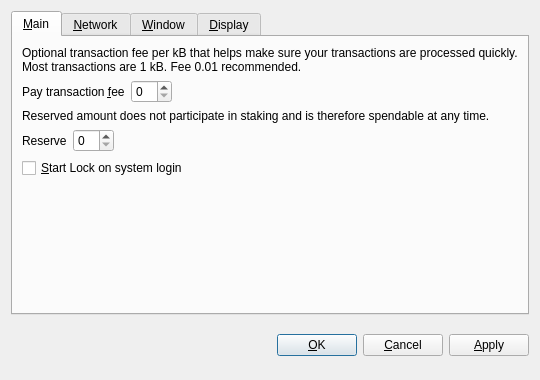
<?xml version="1.0" encoding="UTF-8"?>
<ui version="4.0">
 <class>OptionsDialog</class>
 <widget class="QDialog" name="OptionsDialog">
  <property name="geometry">
   <rect>
    <x>0</x>
    <y>0</y>
    <width>540</width>
    <height>380</height>
   </rect>
  </property>
  <property name="windowTitle">
   <string>Options</string>
  </property>
  <property name="modal">
   <bool>true</bool>
  </property>
  <layout class="QVBoxLayout" name="verticalLayout">
   <item>
    <widget class="QTabWidget" name="tabWidget">
     <property name="tabPosition">
      <enum>QTabWidget::North</enum>
     </property>
     <property name="currentIndex">
      <number>0</number>
     </property>
     <widget class="QWidget" name="tabMain">
      <attribute name="title">
       <string>&amp;Main</string>
      </attribute>
      <layout class="QVBoxLayout" name="verticalLayout_Main">
       <item>
        <widget class="QLabel" name="transactionFeeInfoLabel">
         <property name="text">
          <string>Optional transaction fee per kB that helps make sure your transactions are processed quickly. Most transactions are 1 kB. Fee 0.01 recommended.</string>
         </property>
         <property name="textFormat">
          <enum>Qt::PlainText</enum>
         </property>
         <property name="wordWrap">
          <bool>true</bool>
         </property>
        </widget>
       </item>
       <item>
        <layout class="QHBoxLayout" name="horizontalLayoutFee">
         <item>
          <widget class="QLabel" name="transactionFeeLabel">
           <property name="text">
            <string>Pay transaction &amp;fee</string>
           </property>
           <property name="textFormat">
            <enum>Qt::PlainText</enum>
           </property>
           <property name="buddy">
            <cstring>transactionFee</cstring>
           </property>
          </widget>
         </item>
         <item>
          <widget class="BitcoinAmountField" name="transactionFee"/>
         </item>
         <item>
          <spacer name="horizontalSpacerFee">
           <property name="orientation">
            <enum>Qt::Horizontal</enum>
           </property>
           <property name="sizeHint" stdset="0">
            <size>
             <width>40</width>
             <height>20</height>
            </size>
           </property>
          </spacer>
         </item>
        </layout>
       </item>
       <item>
        <widget class="QLabel" name="reserveBalanceInfoLabel">
         <property name="text">
          <string>Reserved amount does not participate in staking and is therefore spendable at any time.</string>
         </property>
         <property name="textFormat">
          <enum>Qt::PlainText</enum>
         </property>
         <property name="wordWrap">
          <bool>true</bool>
         </property>
        </widget>
       </item>
       <item>
        <layout class="QHBoxLayout" name="horizontalLayoutReserveBalance">
         <item>
          <widget class="QLabel" name="reserveBalanceLabel">
           <property name="text">
            <string>Reserve</string>
           </property>
           <property name="textFormat">
            <enum>Qt::PlainText</enum>
           </property>
           <property name="buddy">
            <cstring>reserveBalance</cstring>
           </property>
          </widget>
         </item>
         <item>
          <widget class="BitcoinAmountField" name="reserveBalance"/>
         </item>
         <item>
          <spacer name="horizontalSpacerReserveBalance">
           <property name="orientation">
            <enum>Qt::Horizontal</enum>
           </property>
           <property name="sizeHint" stdset="0">
            <size>
             <width>40</width>
             <height>20</height>
            </size>
           </property>
          </spacer>
         </item>
        </layout>
       </item>
       <item>
        <widget class="QCheckBox" name="bitcoinAtStartup">
         <property name="toolTip">
          <string>Automatically start Lock after logging in to the system.</string>
         </property>
         <property name="text">
          <string>&amp;Start Lock on system login</string>
         </property>
        </widget>
       </item>
       <item>
        <spacer name="verticalSpacer_Main">
         <property name="orientation">
          <enum>Qt::Vertical</enum>
         </property>
         <property name="sizeHint" stdset="0">
          <size>
           <width>20</width>
           <height>40</height>
          </size>
         </property>
        </spacer>
       </item>
      </layout>
     </widget>
     <widget class="QWidget" name="tabNetwork">
      <attribute name="title">
       <string>&amp;Network</string>
      </attribute>
      <layout class="QVBoxLayout" name="verticalLayout_Network">
       <item>
        <widget class="QCheckBox" name="mapPortUpnp">
         <property name="toolTip">
          <string>Automatically open the Lock client port on the router. This only works when your router supports UPnP and it is enabled.</string>
         </property>
         <property name="text">
          <string>Map port using &amp;UPnP</string>
         </property>
        </widget>
       </item>
       <item>
        <widget class="QCheckBox" name="connectSocks">
         <property name="toolTip">
          <string>Connect to the Lock network through a SOCKS proxy (e.g. when connecting through Tor).</string>
         </property>
         <property name="text">
          <string>&amp;Connect through SOCKS proxy:</string>
         </property>
        </widget>
       </item>
       <item>
        <layout class="QHBoxLayout" name="horizontalLayout_Network">
         <item>
          <widget class="QLabel" name="proxyIpLabel">
           <property name="text">
            <string>Proxy &amp;IP:</string>
           </property>
           <property name="textFormat">
            <enum>Qt::PlainText</enum>
           </property>
           <property name="buddy">
            <cstring>proxyIp</cstring>
           </property>
          </widget>
         </item>
         <item>
          <widget class="QValidatedLineEdit" name="proxyIp">
           <property name="maximumSize">
            <size>
             <width>140</width>
             <height>16777215</height>
            </size>
           </property>
           <property name="toolTip">
            <string>IP address of the proxy (e.g. 127.0.0.1)</string>
           </property>
          </widget>
         </item>
         <item>
          <widget class="QLabel" name="proxyPortLabel">
           <property name="text">
            <string>&amp;Port:</string>
           </property>
           <property name="textFormat">
            <enum>Qt::PlainText</enum>
           </property>
           <property name="buddy">
            <cstring>proxyPort</cstring>
           </property>
          </widget>
         </item>
         <item>
          <widget class="QLineEdit" name="proxyPort">
           <property name="maximumSize">
            <size>
             <width>55</width>
             <height>16777215</height>
            </size>
           </property>
           <property name="toolTip">
            <string>Port of the proxy (e.g. 9050)</string>
           </property>
          </widget>
         </item>
         <item>
          <widget class="QLabel" name="socksVersionLabel">
           <property name="text">
            <string>SOCKS &amp;Version:</string>
           </property>
           <property name="textFormat">
            <enum>Qt::PlainText</enum>
           </property>
           <property name="buddy">
            <cstring>socksVersion</cstring>
           </property>
          </widget>
         </item>
         <item>
          <widget class="QValueComboBox" name="socksVersion">
           <property name="toolTip">
            <string>SOCKS version of the proxy (e.g. 5)</string>
           </property>
          </widget>
         </item>
         <item>
          <spacer name="horizontalSpacer_Network">
           <property name="orientation">
            <enum>Qt::Horizontal</enum>
           </property>
           <property name="sizeHint" stdset="0">
            <size>
             <width>40</width>
             <height>20</height>
            </size>
           </property>
          </spacer>
         </item>
        </layout>
       </item>
       <item>
        <spacer name="verticalSpacer_Network">
         <property name="orientation">
          <enum>Qt::Vertical</enum>
         </property>
         <property name="sizeHint" stdset="0">
          <size>
           <width>20</width>
           <height>40</height>
          </size>
         </property>
        </spacer>
       </item>
      </layout>
     </widget>
     <widget class="QWidget" name="tabWindow">
      <attribute name="title">
       <string>&amp;Window</string>
      </attribute>
      <layout class="QVBoxLayout" name="verticalLayout_Window">
       <item>
        <widget class="QCheckBox" name="minimizeToTray">
         <property name="toolTip">
          <string>Show only a tray icon after minimizing the window.</string>
         </property>
         <property name="text">
          <string>&amp;Minimize to the tray instead of the taskbar</string>
         </property>
        </widget>
       </item>
       <item>
        <widget class="QCheckBox" name="minimizeOnClose">
         <property name="toolTip">
          <string>Minimize instead of exit the application when the window is closed. When this option is enabled, the application will be closed only after selecting Quit in the menu.</string>
         </property>
         <property name="text">
          <string>M&amp;inimize on close</string>
         </property>
        </widget>
       </item>
       <item>
        <spacer name="verticalSpacer_Window">
         <property name="orientation">
          <enum>Qt::Vertical</enum>
         </property>
         <property name="sizeHint" stdset="0">
          <size>
           <width>20</width>
           <height>40</height>
          </size>
         </property>
        </spacer>
       </item>
      </layout>
     </widget>
     <widget class="QWidget" name="tabDisplay">
      <attribute name="title">
       <string>&amp;Display</string>
      </attribute>
      <layout class="QVBoxLayout" name="verticalLayout_Display">
       <item>
        <layout class="QHBoxLayout" name="horizontalLayout_1_Display">
         <item>
          <widget class="QLabel" name="langLabel">
           <property name="text">
            <string>User Interface &amp;language:</string>
           </property>
           <property name="textFormat">
            <enum>Qt::PlainText</enum>
           </property>
           <property name="buddy">
            <cstring>lang</cstring>
           </property>
          </widget>
         </item>
         <item>
          <widget class="QValueComboBox" name="lang">
           <property name="toolTip">
            <string>The user interface language can be set here. This setting will take effect after restarting Lock.</string>
           </property>
          </widget>
         </item>
        </layout>
       </item>
       <item>
        <layout class="QHBoxLayout" name="horizontalLayout_2_Display">
         <item>
          <widget class="QLabel" name="unitLabel">
           <property name="text">
            <string>&amp;Unit to show amounts in:</string>
           </property>
           <property name="textFormat">
            <enum>Qt::PlainText</enum>
           </property>
           <property name="buddy">
            <cstring>unit</cstring>
           </property>
          </widget>
         </item>
         <item>
          <widget class="QValueComboBox" name="unit">
           <property name="toolTip">
            <string>Choose the default subdivision unit to show in the interface and when sending coins.</string>
           </property>
          </widget>
         </item>
        </layout>
       </item>
       <item>
        <widget class="QCheckBox" name="displayAddresses">
         <property name="toolTip">
          <string>Whether to show Lock addresses in the transaction list or not.</string>
         </property>
         <property name="text">
          <string>&amp;Display addresses in transaction list</string>
         </property>
        </widget>
       </item>
       <item>
        <widget class="QCheckBox" name="coinControlFeatures">
         <property name="toolTip">
          <string>Whether to show coin control features or not.</string>
         </property>
         <property name="text">
          <string>Display coin &amp;control features (experts only!)</string>
         </property>
        </widget>
       </item>
       <item>
        <spacer name="verticalSpacer_Display">
         <property name="orientation">
          <enum>Qt::Vertical</enum>
         </property>
         <property name="sizeHint" stdset="0">
          <size>
           <width>20</width>
           <height>40</height>
          </size>
         </property>
        </spacer>
       </item>
      </layout>
     </widget>
    </widget>
   </item>
   <item>
    <layout class="QHBoxLayout" name="horizontalLayout_Buttons">
     <item>
      <spacer name="horizontalSpacer_1">
       <property name="orientation">
        <enum>Qt::Horizontal</enum>
       </property>
       <property name="sizeHint" stdset="0">
        <size>
         <width>40</width>
         <height>48</height>
        </size>
       </property>
      </spacer>
     </item>
     <item>
      <widget class="QLabel" name="statusLabel">
       <property name="font">
        <font>
         <weight>75</weight>
         <bold>true</bold>
        </font>
       </property>
       <property name="text">
        <string/>
       </property>
       <property name="textFormat">
        <enum>Qt::PlainText</enum>
       </property>
       <property name="wordWrap">
        <bool>true</bool>
       </property>
      </widget>
     </item>
     <item>
      <spacer name="horizontalSpacer_2">
       <property name="orientation">
        <enum>Qt::Horizontal</enum>
       </property>
       <property name="sizeHint" stdset="0">
        <size>
         <width>40</width>
         <height>48</height>
        </size>
       </property>
      </spacer>
     </item>
     <item>
      <widget class="QPushButton" name="okButton">
       <property name="text">
        <string>&amp;OK</string>
       </property>
      </widget>
     </item>
     <item>
      <widget class="QPushButton" name="cancelButton">
       <property name="text">
        <string>&amp;Cancel</string>
       </property>
       <property name="autoDefault">
        <bool>false</bool>
       </property>
      </widget>
     </item>
     <item>
      <widget class="QPushButton" name="applyButton">
       <property name="text">
        <string>&amp;Apply</string>
       </property>
       <property name="autoDefault">
        <bool>false</bool>
       </property>
      </widget>
     </item>
    </layout>
   </item>
  </layout>
 </widget>
 <customwidgets>
  <customwidget>
   <class>BitcoinAmountField</class>
   <extends>QSpinBox</extends>
   <header>bitcoinamountfield.h</header>
  </customwidget>
  <customwidget>
   <class>QValueComboBox</class>
   <extends>QComboBox</extends>
   <header>qvaluecombobox.h</header>
  </customwidget>
  <customwidget>
   <class>QValidatedLineEdit</class>
   <extends>QLineEdit</extends>
   <header>qvalidatedlineedit.h</header>
  </customwidget>
 </customwidgets>
 <resources/>
 <connections/>
</ui>
